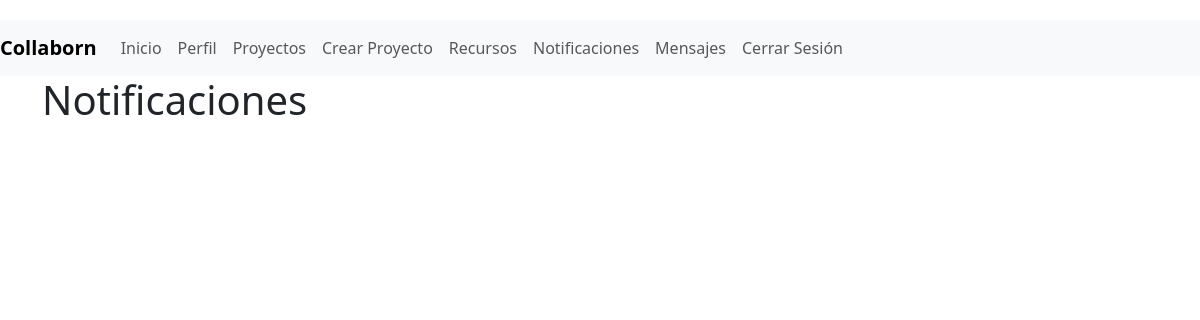
The app's page /notificaciones/ (signed in), older data.
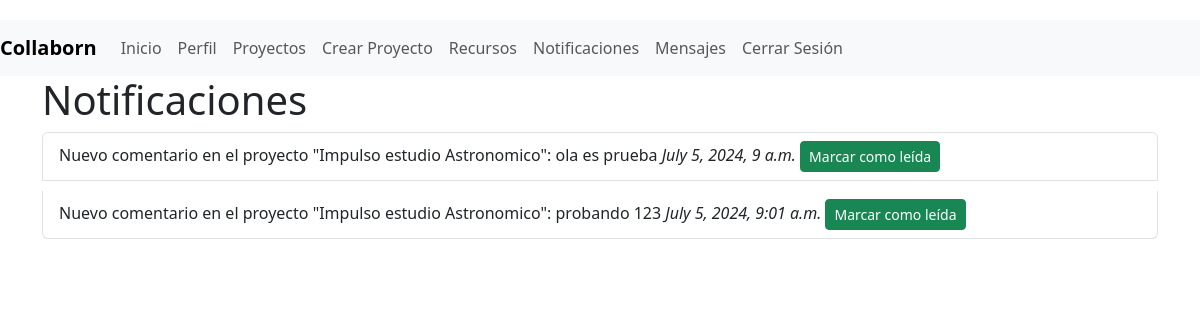
The same page, newer data.
### myapp/models.py (models this page shows, shortened)
class Notificacion(models.Model):
    usuario = models.ForeignKey(User, on_delete=models.CASCADE)
    mensaje = models.TextField()
    leida = models.BooleanField(default=False)
    fecha_creacion = models.DateTimeField(auto_now_add=True)
    leida = models.BooleanField(default=False)

### myapp/views.py (the view)
# urls.py: path('notificaciones/', views.listar_notificaciones, name='listar_notificaciones'),
@login_required
def listar_notificaciones(request):
    notificaciones = request.user.notificacion_set.filter(leida=False)
    return render(request, 'myapp/listar_notificaciones.html', {'notificaciones': notificaciones})

### myapp/templates/myapp/listar_notificaciones.html (shortened to what this page needs)
{% extends 'myapp/base.html' %}
{% block content %}
<h1>Notificaciones</h1>
<ul class="list-group">
    {% for notificacion in notificaciones %}
    <li class="list-group-item">
        {{ notificacion.mensaje }} <em>{{ notificacion.fecha_creacion }}</em>
        <form method="post" action="{% url 'marcar_notificacion_leida' notificacion.id %}" style="display:inline;">
            <button type="submit" class="btn btn-sm btn-success">Marcar como leída</button>
        </form>
    </li>
    {% endfor %}
</ul>
{% endblock %}

Row changes from the older to the newer data that the page shows:
added Notificacion: mensaje "Nuevo comentario en el proyecto \"Impulso estudio Astronomico\": ola es prueba", fecha_creacion "July 5, 2024, 9 a.m."
added Notificacion: mensaje "Nuevo comentario en el proyecto \"Impulso estudio Astronomico\": probando 123", fecha_creacion "July 5, 2024, 9:01 a.m."
